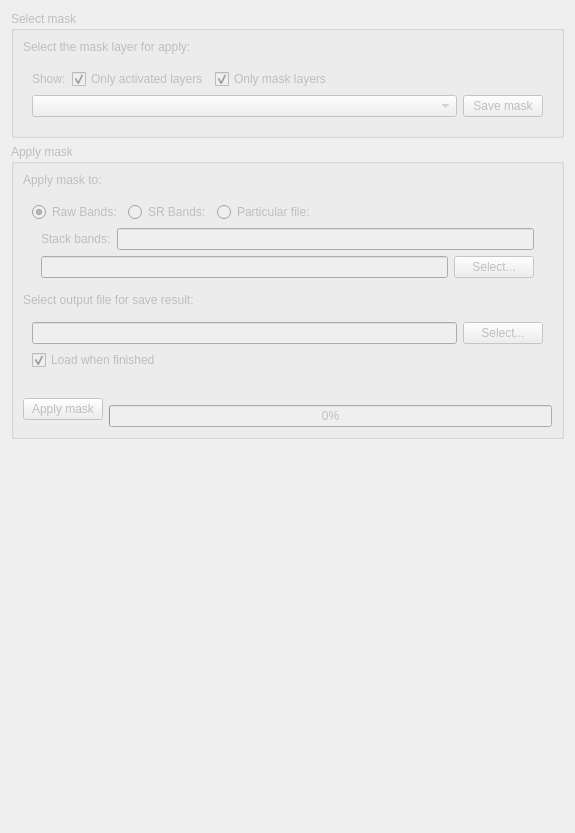
          <widget class="QWidget" name="scrollAreaWidgetContents_AS">
           <property name="geometry">
            <rect>
             <x>0</x>
             <y>0</y>
             <width>575</width>
             <height>833</height>
            </rect>
           </property>
           <layout class="QVBoxLayout" name="verticalLayout_12">
            <item>
             <widget class="QGroupBox" name="groupBox_SelectMask">
              <property name="enabled">
               <bool>false</bool>
              </property>
              <property name="title">
               <string>Select mask</string>
              </property>
              <property name="checkable">
               <bool>false</bool>
              </property>
              <property name="checked">
               <bool>false</bool>
              </property>
              <layout class="QVBoxLayout" name="verticalLayout_5">
               <item>
                <widget class="QLabel" name="label_4">
                 <property name="text">
                  <string>Select the mask layer for apply:</string>
                 </property>
                </widget>
               </item>
               <item>
                <widget class="QWidget" name="widget_SaveApply_01" native="true">
                 <layout class="QGridLayout" name="gridLayout_4">
                  <item row="1" column="0">
                   <widget class="QWidget" name="widget_8" native="true">
                    <layout class="QHBoxLayout" name="horizontalLayout_9">
                     <property name="margin">
                      <number>0</number>
                     </property>
                     <item>
                      <widget class="QLabel" name="label_17">
                       <property name="text">
                        <string>Show:</string>
                       </property>
                      </widget>
                     </item>
                     <item>
                      <widget class="QCheckBox" name="checkBox_ActivatedLayers">
                       <property name="text">
                        <string>Only activated layers</string>
                       </property>
                       <property name="checked">
                        <bool>true</bool>
                       </property>
                      </widget>
                     </item>
                     <item>
                      <widget class="QCheckBox" name="checkBox_MaskLayers">
                       <property name="text">
                        <string>Only mask layers</string>
                       </property>
                       <property name="checked">
                        <bool>true</bool>
                       </property>
                      </widget>
                     </item>
                     <item>
                      <spacer name="horizontalSpacer_5">
                       <property name="orientation">
                        <enum>Qt::Horizontal</enum>
                       </property>
                       <property name="sizeHint" stdset="0">
                        <size>
                         <width>40</width>
                         <height>20</height>
                        </size>
                       </property>
                      </spacer>
                     </item>
                    </layout>
                   </widget>
                  </item>
                  <item row="4" column="0">
                   <widget class="QWidget" name="widget_9" native="true">
                    <layout class="QHBoxLayout" name="horizontalLayout_11">
                     <property name="margin">
                      <number>0</number>
                     </property>
                     <item>
                      <widget class="QComboBox" name="select_MaskLayer">
                       <property name="sizePolicy">
                        <sizepolicy hsizetype="Expanding" vsizetype="Fixed">
                         <horstretch>0</horstretch>
                         <verstretch>0</verstretch>
                        </sizepolicy>
                       </property>
                       <property name="frame">
                        <bool>true</bool>
                       </property>
                      </widget>
                     </item>
                     <item>
                      <widget class="QPushButton" name="button_SaveMask">
                       <property name="text">
                        <string>Save mask</string>
                       </property>
                      </widget>
                     </item>
                    </layout>
                   </widget>
                  </item>
                 </layout>
                </widget>
               </item>
              </layout>
             </widget>
            </item>
            <item>
             <widget class="QGroupBox" name="groupBox_ApplyMask">
              <property name="enabled">
               <bool>false</bool>
              </property>
              <property name="title">
               <string>Apply mask</string>
              </property>
              <layout class="QVBoxLayout" name="verticalLayout_14">
               <item>
                <widget class="QLabel" name="label_5">
                 <property name="text">
                  <string>Apply mask to:</string>
                 </property>
                </widget>
               </item>
               <item>
                <widget class="QWidget" name="widget_5" native="true">
                 <layout class="QVBoxLayout" name="verticalLayout_16">
                  <item>
                   <widget class="QWidget" name="widget_6" native="true">
                    <layout class="QHBoxLayout" name="horizontalLayout_3">
                     <property name="margin">
                      <number>0</number>
                     </property>
                     <item>
                      <widget class="QRadioButton" name="radioButton_ToRaw_Bands">
                       <property name="text">
                        <string>Raw Bands:</string>
                       </property>
                       <property name="checked">
                        <bool>true</bool>
                       </property>
                      </widget>
                     </item>
                     <item>
                      <widget class="QRadioButton" name="radioButton_ToSR_Bands">
                       <property name="text">
                        <string>SR Bands:</string>
                       </property>
                      </widget>
                     </item>
                     <item>
                      <widget class="QRadioButton" name="radioButton_ToParticularFile">
                       <property name="text">
                        <string>Particular file:</string>
                       </property>
                       <property name="checkable">
                        <bool>true</bool>
                       </property>
                      </widget>
                     </item>
                     <item>
                      <spacer name="horizontalSpacer_4">
                       <property name="orientation">
                        <enum>Qt::Horizontal</enum>
                       </property>
                       <property name="sizeHint" stdset="0">
                        <size>
                         <width>40</width>
                         <height>20</height>
                        </size>
                       </property>
                      </spacer>
                     </item>
                    </layout>
                   </widget>
                  </item>
                  <item>
                   <widget class="QWidget" name="widget_StackBands" native="true">
                    <layout class="QHBoxLayout" name="horizontalLayout_22">
                     <property name="topMargin">
                      <number>0</number>
                     </property>
                     <property name="bottomMargin">
                      <number>0</number>
                     </property>
                     <item>
                      <widget class="QLabel" name="label_24">
                       <property name="text">
                        <string>Stack bands:</string>
                       </property>
                      </widget>
                     </item>
                     <item>
                      <widget class="QLineEdit" name="lineEdit_StackBands">
                       <property name="toolTip">
                        <string>Enter the bands for stack to apply mask, bands ordered and separated by comma</string>
                       </property>
                      </widget>
                     </item>
                    </layout>
                   </widget>
                  </item>
                  <item>
                   <widget class="QWidget" name="widget_ApplyToFile" native="true">
                    <layout class="QHBoxLayout" name="horizontalLayout_7">
                     <property name="topMargin">
                      <number>0</number>
                     </property>
                     <property name="bottomMargin">
                      <number>0</number>
                     </property>
                     <item>
                      <widget class="QLineEdit" name="lineEdit_ParticularFile"/>
                     </item>
                     <item>
                      <widget class="QPushButton" name="button_SelectPFile">
                       <property name="text">
                        <string>Select...</string>
                       </property>
                      </widget>
                     </item>
                    </layout>
                   </widget>
                  </item>
                 </layout>
                </widget>
               </item>
               <item>
                <widget class="QLabel" name="label_13">
                 <property name="text">
                  <string>Select output file for save result:</string>
                 </property>
                </widget>
               </item>
               <item>
                <widget class="QWidget" name="widget_3" native="true">
                 <layout class="QGridLayout" name="gridLayout_5">
                  <item row="1" column="1">
                   <widget class="QWidget" name="widget_4" native="true">
                    <layout class="QHBoxLayout" name="horizontalLayout_2">
                     <property name="margin">
                      <number>0</number>
                     </property>
                     <item>
                      <widget class="QLineEdit" name="lineEdit_ResultPath"/>
                     </item>
                     <item>
                      <widget class="QPushButton" name="button_SelectResult">
                       <property name="text">
                        <string>Select...</string>
                       </property>
                      </widget>
                     </item>
                    </layout>
                   </widget>
                  </item>
                  <item row="2" column="1">
                   <widget class="QCheckBox" name="checkBox_LoadResult">
                    <property name="text">
                     <string>Load when finished</string>
                    </property>
                    <property name="checked">
                     <bool>true</bool>
                    </property>
                   </widget>
                  </item>
                 </layout>
                </widget>
               </item>
               <item>
                <widget class="QWidget" name="widget_10" native="true">
                 <layout class="QHBoxLayout" name="horizontalLayout_12">
                  <property name="topMargin">
                   <number>0</number>
                  </property>
                  <property name="bottomMargin">
                   <number>0</number>
                  </property>
                 </layout>
                </widget>
               </item>
               <item>
                <widget class="QWidget" name="widget_7" native="true">
                 <layout class="QHBoxLayout" name="horizontalLayout_6">
                  <property name="margin">
                   <number>0</number>
                  </property>
                  <item>
                   <widget class="QPushButton" name="button_processApplyMask">
                    <property name="cursor">
                     <cursorShape>PointingHandCursor</cursorShape>
                    </property>
                    <property name="text">
                     <string>Apply mask</string>
                    </property>
                   </widget>
                  </item>
                  <item>
                   <widget class="QWidget" name="widget_2" native="true">
                    <layout class="QVBoxLayout" name="verticalLayout_15">
                     <property name="spacing">
                      <number>0</number>
                     </property>
                     <property name="margin">
                      <number>0</number>
                     </property>
                     <item>
                      <widget class="QLabel" name="status_processApplyMask">
                       <property name="styleSheet">
                        <string notr="true">font-size: 9pt;</string>
                       </property>
                       <property name="text">
                        <string/>
                       </property>
                       <property name="alignment">
                        <set>Qt::AlignBottom|Qt::AlignLeading|Qt::AlignLeft</set>
                       </property>
                      </widget>
                     </item>
                     <item>
                      <widget class="QProgressBar" name="bar_processApplyMask">
                       <property name="sizePolicy">
                        <sizepolicy hsizetype="Expanding" vsizetype="Minimum">
                         <horstretch>0</horstretch>
                         <verstretch>0</verstretch>
                        </sizepolicy>
                       </property>
                       <property name="styleSheet">
                        <string notr="true">font-size: 9pt;</string>
                       </property>
                       <property name="value">
                        <number>0</number>
                       </property>
                       <property name="alignment">
                        <set>Qt::AlignLeading|Qt::AlignLeft|Qt::AlignTop</set>
                       </property>
                       <property name="invertedAppearance">
                        <bool>false</bool>
                       </property>
                      </widget>
                     </item>
                    </layout>
                   </widget>
                  </item>
                 </layout>
                </widget>
               </item>
              </layout>
             </widget>
            </item>
            <item>
             <spacer name="verticalSpacer_3">
              <property name="orientation">
               <enum>Qt::Vertical</enum>
              </property>
              <property name="sizeHint" stdset="0">
               <size>
                <width>20</width>
                <height>40</height>
               </size>
              </property>
             </spacer>
            </item>
           </layout>
          </widget>
